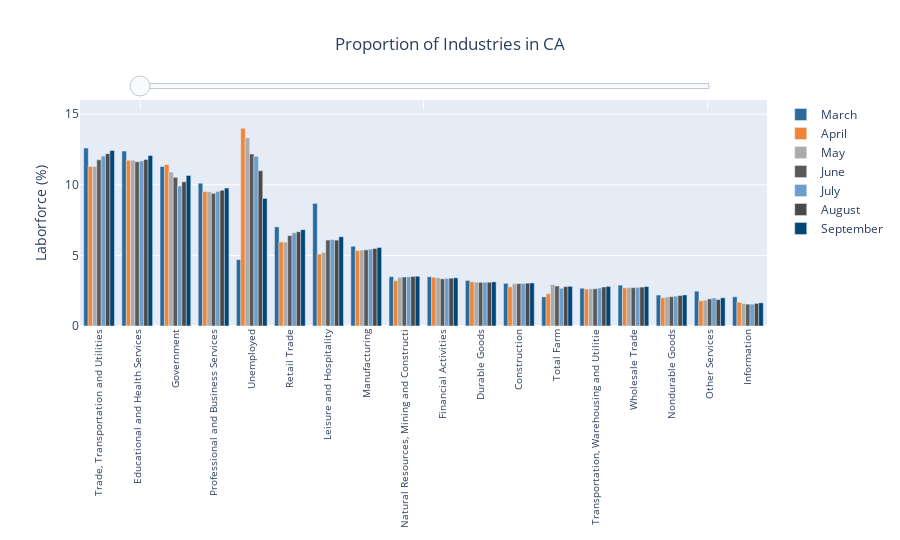

Notebook cell for this chart:
### Code cell
# plotly step update documentation https://chart-studio.plotly.com/~empet/15605/update-method-called-within-an-update/#/
df=pd.DataFrame(industryTotal)
df2=pd.DataFrame(industryTotalCase)
df3=difference_df
slider_data = []
colors = ['#296b9f',  '#f08536', '#ababab', '#595959','#6c9ecc','#4C4946','#004679','#296b9f',  '#f08536', '#ababab']
i=0
for month in df.columns:
    slider_data.append(go.Bar({
        'type':'bar',
        'marker':{'color':colors[i]},
        'x': list(df.index),
        'visible': True,
        'name': month,
        'y': df[month].values*100,
        'width':0.12}))
    i+=1
i=0
for month in df2.columns:
    slider_data.append(go.Bar({
        'type':'bar',
        'marker':{'color':colors[i]},
        'x': list(df2.index),
        'visible': False,
        'name': month,
        'y': df2[month].values*100,
        'width':0.12}))
    i+=1
i=0
for month in df3.columns:
    slider_data.append(go.Bar({
        'type':'bar',
        'marker':{'color':colors[i]},
        'x': list(df3.index),
        'visible': False,
        'name': month,
        'y': df3[month].values,
        'width':0.12}))
    i+=1
# Set initial slider/title index
start_index = 0


# Build slider steps
steps = [None,None,None]
steps[0] = dict(
    label='',
    method='update',
    args=[{'visible': list([True]*len(df.columns) + [False]*(len(df.columns))*2)},
           {'title.text': 'Proportion of Industries in CA',
             'yaxis.title':"Laborforce (%)",'yaxis.range':[0,16]}])

steps[1] = dict(
    label='',
    method='update',
    args=[{'visible': list([False]*len(df.columns) + [True]*len(df.columns) + [False]*len(df.columns))},
            {'title.text': 'Proportion of Industries in CA, Weighted by COVID-19 Cases',
             'yaxis.title':"Laborforce (%)",'yaxis.range':[0,16]}])

steps[2] = dict(
    label='',
    method='update',
    args=[{'visible': list([False]*(len(df.columns)*2) + [True]*len(df.columns))},
            {'title.text': 'Change in Proportion of Industries After Weighted by COVID-19 Cases',
             'yaxis.title':"Change (%)",'yaxis.range':[-2,2]}])

# Build sliders
sliders = [go.layout.Slider(
    active = 0,
    pad = {"t": -260,"l":50,"r":50},
    steps = steps,
    tickcolor='#FFFFFF'
)]

layout = go.Layout(
    sliders=sliders,
    title={'text':'Proportion of Industries in CA'},
    xaxis=dict(tickangle=270, tickfont=dict(size=10)),
    yaxis=dict(range=(0,16),title="Laborforce (%)"),
    height=540,title_x=0.5,
    bargap=0.2,
    bargroupgap=1,
    barmode='group',
    margin = dict(b = 100)
)

fig = go.Figure(data=slider_data, layout=layout)

fig.show()

if export:
    fig.write_html("../figures/2_proportion_industries_ca.html")
#fig.write_image("../figures/2_covid_total-farm-employment.png")

### Figure 1 — Plotly figure (JSON) as saved in the notebook; plotly's stock layout.template omitted (floating-point values rounded to 4 significant figures)
{"data": [{"marker": {"color": "#296b9f"}, "name": "March", "type": "bar", "visible": true, "width": 0.12, "x": ["Trade, Transportation and Utilities", "Educational and Health Services", "Government", "Professional and Business Services", "Unemployed", "Retail Trade", "Leisure and Hospitality", "Manufacturing", "Natural Resources, Mining and Constructi", "Financial Activities", "Durable Goods", "Construction", "Total Farm", "Transportation, Warehousing and Utilitie", "Wholesale Trade", "Nondurable Goods", "Other Services", "Information"], "y": [12.6, 12.38, 11.3, 10.11, 4.7, 7.017, 8.678, 5.648, 3.494, 3.483, 3.227, 3.019, 2.06, 2.676, 2.892, 2.191, 2.463, 2.068]}, {"marker": {"color": "#f08536"}, "name": "April", "type": "bar", "visible": true, "width": 0.12, "x": ["Trade, Transportation and Utilities", "Educational and Health Services", "Government", "Professional and Business Services", "Unemployed", "Retail Trade", "Leisure and Hospitality", "Manufacturing", "Natural Resources, Mining and Constructi", "Financial Activities", "Durable Goods", "Construction", "Total Farm", "Transportation, Warehousing and Utilitie", "Wholesale Trade", "Nondurable Goods", "Other Services", "Information"], "y": [11.29, 11.74, 11.43, 9.523, 14.0, 5.958, 5.098, 5.345, 3.213, 3.452, 3.131, 2.768, 2.283, 2.62, 2.697, 1.995, 1.782, 1.683]}, {"marker": {"color": "#ababab"}, "name": "May", "type": "bar", "visible": true, "width": 0.12, "x": ["Trade, Transportation and Utilities", "Educational and Health Services", "Government", "Professional and Business Services", "Unemployed", "Retail Trade", "Leisure and Hospitality", "Manufacturing", "Natural Resources, Mining and Constructi", "Financial Activities", "Durable Goods", "Construction", "Total Farm", "Transportation, Warehousing and Utilitie", "Wholesale Trade", "Nondurable Goods", "Other Services", "Information"], "y": [11.3, 11.74, 10.9, 9.504, 13.32, 5.928, 5.207, 5.377, 3.452, 3.411, 3.104, 2.987, 2.931, 2.637, 2.721, 2.051, 1.834, 1.596]}, {"marker": {"color": "#595959"}, "name": "June", "type": "bar", "visible": true, "width": 0.12, "x": ["Trade, Transportation and Utilities", "Educational and Health Services", "Government", "Professional and Business Services", "Unemployed", "Retail Trade", "Leisure and Hospitality", "Manufacturing", "Natural Resources, Mining and Constructi", "Financial Activities", "Durable Goods", "Construction", "Total Farm", "Transportation, Warehousing and Utilitie", "Wholesale Trade", "Nondurable Goods", "Other Services", "Information"], "y": [11.77, 11.63, 10.53, 9.391, 12.18, 6.405, 6.087, 5.391, 3.469, 3.338, 3.09, 2.999, 2.831, 2.636, 2.714, 2.077, 1.923, 1.548]}, {"marker": {"color": "#6c9ecc"}, "name": "July", "type": "bar", "visible": true, "width": 0.12, "x": ["Trade, Transportation and Utilities", "Educational and Health Services", "Government", "Professional and Business Services", "Unemployed", "Retail Trade", "Leisure and Hospitality", "Manufacturing", "Natural Resources, Mining and Constructi", "Financial Activities", "Durable Goods", "Construction", "Total Farm", "Transportation, Warehousing and Utilitie", "Wholesale Trade", "Nondurable Goods", "Other Services", "Information"], "y": [12.03, 11.68, 9.908, 9.524, 12.01, 6.599, 6.116, 5.441, 3.478, 3.372, 3.098, 3.007, 2.672, 2.687, 2.734, 2.112, 1.985, 1.548]}, {"marker": {"color": "#4C4946"}, "name": "August", "type": "bar", "visible": true, "width": 0.12, "x": ["Trade, Transportation and Utilities", "Educational and Health Services", "Government", "Professional and Business Services", "Unemployed", "Retail Trade", "Leisure and Hospitality", "Manufacturing", "Natural Resources, Mining and Constructi", "Financial Activities", "Durable Goods", "Construction", "Total Farm", "Transportation, Warehousing and Utilitie", "Wholesale Trade", "Nondurable Goods", "Other Services", "Information"], "y": [12.2, 11.79, 10.2, 9.612, 10.99, 6.676, 6.08, 5.488, 3.507, 3.386, 3.099, 3.033, 2.788, 2.76, 2.755, 2.155, 1.872, 1.6]}, {"marker": {"color": "#004679"}, "name": "September", "type": "bar", "visible": true, "width": 0.12, "x": ["Trade, Transportation and Utilities", "Educational and Health Services", "Government", "Professional and Business Services", "Unemployed", "Retail Trade", "Leisure and Hospitality", "Manufacturing", "Natural Resources, Mining and Constructi", "Financial Activities", "Durable Goods", "Construction", "Total Farm", "Transportation, Warehousing and Utilitie", "Wholesale Trade", "Nondurable Goods", "Other Services", "Information"], "y": [12.43, 12.08, 10.66, 9.763, 9.035, 6.819, 6.319, 5.56, 3.524, 3.41, 3.123, 3.048, 2.811, 2.802, 2.793, 2.197, 1.996, 1.64]}, {"marker": {"color": "#296b9f"}, "name": "March", "type": "bar", "visible": false, "width": 0.12, "x": ["Trade, Transportation and Utilities", "Educational and Health Services", "Government", "Professional and Business Services", "Unemployed", "Retail Trade", "Leisure and Hospitality", "Manufacturing", "Natural Resources, Mining and Constructi", "Financial Activities", "Durable Goods", "Construction", "Total Farm", "Transportation, Warehousing and Utilitie", "Wholesale Trade", "Nondurable Goods", "Other Services", "Information"], "y": [12.78, 12.73, 10.84, 10.42, 4.494, 6.913, 8.794, 5.571, 3.246, 3.562, 3.328, 2.938, 1.372, 2.826, 3.041, 2.094, 2.513, 2.544]}, {"marker": {"color": "#f08536"}, "name": "April", "type": "bar", "visible": false, "width": 0.12, "x": ["Trade, Transportation and Utilities", "Educational and Health Services", "Government", "Professional and Business Services", "Unemployed", "Retail Trade", "Leisure and Hospitality", "Manufacturing", "Natural Resources, Mining and Constructi", "Financial Activities", "Durable Goods", "Construction", "Total Farm", "Transportation, Warehousing and Utilitie", "Wholesale Trade", "Nondurable Goods", "Other Services", "Information"], "y": [11.54, 12.36, 10.98, 9.504, 14.52, 5.722, 5.043, 5.165, 2.762, 3.449, 3.109, 2.488, 1.581, 2.962, 2.855, 1.951, 1.794, 2.224]}, {"marker": {"color": "#ababab"}, "name": "May", "type": "bar", "visible": false, "width": 0.12, "x": ["Trade, Transportation and Utilities", "Educational and Health Services", "Government", "Professional and Business Services", "Unemployed", "Retail Trade", "Leisure and Hospitality", "Manufacturing", "Natural Resources, Mining and Constructi", "Financial Activities", "Durable Goods", "Construction", "Total Farm", "Transportation, Warehousing and Utilitie", "Wholesale Trade", "Nondurable Goods", "Other Services", "Information"], "y": [11.38, 12.02, 11.14, 9.118, 14.24, 5.729, 5.063, 5.09, 2.99, 3.284, 2.938, 2.615, 3.159, 2.839, 2.805, 1.936, 1.769, 1.881]}, {"marker": {"color": "#595959"}, "name": "June", "type": "bar", "visible": false, "width": 0.12, "x": ["Trade, Transportation and Utilities", "Educational and Health Services", "Government", "Professional and Business Services", "Unemployed", "Retail Trade", "Leisure and Hospitality", "Manufacturing", "Natural Resources, Mining and Constructi", "Financial Activities", "Durable Goods", "Construction", "Total Farm", "Transportation, Warehousing and Utilitie", "Wholesale Trade", "Nondurable Goods", "Other Services", "Information"], "y": [11.95, 11.62, 10.76, 8.839, 12.76, 6.354, 5.809, 5.186, 3.263, 3.155, 2.813, 2.778, 3.581, 2.887, 2.709, 2.097, 1.851, 1.579]}, {"marker": {"color": "#6c9ecc"}, "name": "July", "type": "bar", "visible": false, "width": 0.12, "x": ["Trade, Transportation and Utilities", "Educational and Health Services", "Government", "Professional and Business Services", "Unemployed", "Retail Trade", "Leisure and Hospitality", "Manufacturing", "Natural Resources, Mining and Constructi", "Financial Activities", "Durable Goods", "Construction", "Total Farm", "Transportation, Warehousing and Utilitie", "Wholesale Trade", "Nondurable Goods", "Other Services", "Information"], "y": [12.27, 11.57, 10.25, 8.615, 12.48, 6.559, 5.787, 5.294, 3.339, 3.058, 2.699, 2.735, 3.963, 3.045, 2.661, 2.31, 1.895, 1.466]}, {"marker": {"color": "#4C4946"}, "name": "August", "type": "bar", "visible": false, "width": 0.12, "x": ["Trade, Transportation and Utilities", "Educational and Health Services", "Government", "Professional and Business Services", "Unemployed", "Retail Trade", "Leisure and Hospitality", "Manufacturing", "Natural Resources, Mining and Constructi", "Financial Activities", "Durable Goods", "Construction", "Total Farm", "Transportation, Warehousing and Utilitie", "Wholesale Trade", "Nondurable Goods", "Other Services", "Information"], "y": [12.39, 11.76, 10.79, 8.481, 11.35, 6.681, 5.798, 5.385, 3.307, 3.004, 2.616, 2.65, 4.38, 3.064, 2.641, 2.39, 1.802, 1.51]}, {"marker": {"color": "#004679"}, "name": "September", "type": "bar", "visible": false, "width": 0.12, "x": ["Trade, Transportation and Utilities", "Educational and Health Services", "Government", "Professional and Business Services", "Unemployed", "Retail Trade", "Leisure and Hospitality", "Manufacturing", "Natural Resources, Mining and Constructi", "Financial Activities", "Durable Goods", "Construction", "Total Farm", "Transportation, Warehousing and Utilitie", "Wholesale Trade", "Nondurable Goods", "Other Services", "Information"], "y": [12.48, 12.16, 11.22, 9.075, 9.261, 6.864, 6.166, 5.48, 3.369, 3.168, 2.826, 2.784, 3.773, 2.91, 2.702, 2.214, 1.948, 1.605]}, {"marker": {"color": "#296b9f"}, "name": "March", "type": "bar", "visible": false, "width": 0.12, "x": ["Construction", "Durable Goods", "Educational and Health Services", "Financial Activities", "Government", "Information", "Leisure and Hospitality", "Manufacturing", "Natural Resources, Mining and Constructi", "Nondurable Goods", "Other Services", "Professional and Business Services", "Retail Trade", "Total Farm", "Trade, Transportation and Utilities", "Transportation, Warehousing and Utilitie", "Unemployed", "Wholesale Trade"], "y": [-0.08116, 0.1003, 0.3457, 0.07882, -0.4597, 0.4761, 0.1159, -0.07662, -0.2485, -0.09607, 0.05021, 0.309, -0.1042, -0.6873, 0.1845, 0.1498, -0.2057, 0.149]}, {"marker": {"color": "#f08536"}, "name": "April", "type": "bar", "visible": false, "width": 0.12, "x": ["Construction", "Durable Goods", "Educational and Health Services", "Financial Activities", "Government", "Information", "Leisure and Hospitality", "Manufacturing", "Natural Resources, Mining and Constructi", "Nondurable Goods", "Other Services", "Professional and Business Services", "Retail Trade", "Total Farm", "Trade, Transportation and Utilities", "Transportation, Warehousing and Utilitie", "Unemployed", "Wholesale Trade"], "y": [-0.28, -0.02255, 0.6239, -0.00223, -0.4534, 0.5405, -0.05562, -0.1801, -0.4505, -0.04423, 0.01263, -0.01865, -0.2358, -0.7021, 0.2538, 0.342, 0.514, 0.1584]}, {"marker": {"color": "#ababab"}, "name": "May", "type": "bar", "visible": false, "width": 0.12, "x": ["Construction", "Durable Goods", "Educational and Health Services", "Financial Activities", "Government", "Information", "Leisure and Hospitality", "Manufacturing", "Natural Resources, Mining and Constructi", "Nondurable Goods", "Other Services", "Professional and Business Services", "Retail Trade", "Total Farm", "Trade, Transportation and Utilities", "Transportation, Warehousing and Utilitie", "Unemployed", "Wholesale Trade"], "y": [-0.372, -0.166, 0.2787, -0.1276, 0.2403, 0.2859, -0.1444, -0.2864, -0.4618, -0.1146, -0.06424, -0.3867, -0.1996, 0.2283, 0.0834, 0.2021, 0.9206, 0.08399]}, {"marker": {"color": "#595959"}, "name": "June", "type": "bar", "visible": false, "width": 0.12, "x": ["Construction", "Durable Goods", "Educational and Health Services", "Financial Activities", "Government", "Information", "Leisure and Hospitality", "Manufacturing", "Natural Resources, Mining and Constructi", "Nondurable Goods", "Other Services", "Professional and Business Services", "Retail Trade", "Total Farm", "Trade, Transportation and Utilities", "Transportation, Warehousing and Utilitie", "Unemployed", "Wholesale Trade"], "y": [-0.2216, -0.277, -0.007244, -0.1829, 0.2396, 0.03022, -0.2777, -0.2051, -0.2065, 0.0201, -0.07218, -0.552, -0.05091, 0.7508, 0.185, 0.2511, 0.5811, -0.00482]}, {"marker": {"color": "#6c9ecc"}, "name": "July", "type": "bar", "visible": false, "width": 0.12, "x": ["Construction", "Durable Goods", "Educational and Health Services", "Financial Activities", "Government", "Information", "Leisure and Hospitality", "Manufacturing", "Natural Resources, Mining and Constructi", "Nondurable Goods", "Other Services", "Professional and Business Services", "Retail Trade", "Total Farm", "Trade, Transportation and Utilities", "Transportation, Warehousing and Utilitie", "Unemployed", "Wholesale Trade"], "y": [-0.2717, -0.3991, -0.1035, -0.3136, 0.3389, -0.08206, -0.3288, -0.1471, -0.139, 0.1982, -0.08961, -0.9086, -0.04048, 1.291, 0.2363, 0.3583, 0.4735, -0.0724]}, {"marker": {"color": "#4C4946"}, "name": "August", "type": "bar", "visible": false, "width": 0.12, "x": ["Construction", "Durable Goods", "Educational and Health Services", "Financial Activities", "Government", "Information", "Leisure and Hospitality", "Manufacturing", "Natural Resources, Mining and Constructi", "Nondurable Goods", "Other Services", "Professional and Business Services", "Retail Trade", "Total Farm", "Trade, Transportation and Utilities", "Transportation, Warehousing and Utilitie", "Unemployed", "Wholesale Trade"], "y": [-0.3837, -0.483, -0.03382, -0.3823, 0.5825, -0.08935, -0.2812, -0.103, -0.1995, 0.2347, -0.06913, -1.131, 0.005008, 1.592, 0.1891, 0.3041, 0.3624, -0.1139]}, {"marker": {"color": "#004679"}, "name": "September", "type": "bar", "visible": false, "width": 0.12, "x": ["Construction", "Durable Goods", "Educational and Health Services", "Financial Activities", "Government", "Information", "Leisure and Hospitality", "Manufacturing", "Natural Resources, Mining and Constructi", "Nondurable Goods", "Other Services", "Professional and Business Services", "Retail Trade", "Total Farm", "Trade, Transportation and Utilities", "Transportation, Warehousing and Utilitie", "Unemployed", "Wholesale Trade"], "y": [-0.2642, -0.2969, 0.07796, -0.2417, 0.5592, -0.0347, -0.1528, -0.07936, -0.1543, 0.01682, -0.0474, -0.688, 0.04476, 0.9622, 0.05641, 0.1072, 0.2263, -0.09149]}], "layout": {"bargap": 0.2, "bargroupgap": 1, "barmode": "group", "height": 540, "margin": {"b": 100}, "sliders": [{"active": 0, "pad": {"l": 50, "r": 50, "t": -260}, "steps": [{"args": [{"visible": [true, true, true, true, true, true, true, false, false, false, false, false, false, false, false, false, false, false, false, false, false]}, {"title.text": "Proportion of Industries in CA", "yaxis.range": [0, 16], "yaxis.title": "Laborforce (%)"}], "label": "", "method": "update"}, {"args": [{"visible": [false, false, false, false, false, false, false, true, true, true, true, true, true, true, false, false, false, false, false, false, false]}, {"title.text": "Proportion of Industries in CA, Weighted by COVID-19 Cases", "yaxis.range": [0, 16], "yaxis.title": "Laborforce (%)"}], "label": "", "method": "update"}, {"args": [{"visible": [false, false, false, false, false, false, false, false, false, false, false, false, false, false, true, true, true, true, true, true, true]}, {"title.text": "Change in Proportion of Industries After Weighted by COVID-19 Cases", "yaxis.range": [-2, 2], "yaxis.title": "Change (%)"}], "label": "", "method": "update"}], "tickcolor": "#FFFFFF"}], "title": {"text": "Proportion of Industries in CA", "x": 0.5}, "xaxis": {"tickangle": -90, "tickfont": {"size": 10}}, "yaxis": {"range": [0, 16], "title": {"text": "Laborforce (%)"}}}}
